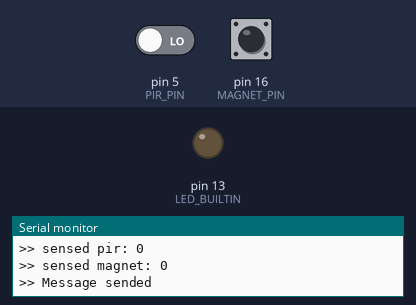
Bench run of a sketch on a simulated Arduino Uno, built with avr-gcc and run on an emulated ATmega328P. Parts: output pins drawn as LEDs (lit = HIGH), the last lines printed to the serial monitor. Dashed ring = blinking. The inputs (shaded band) are chosen by the test bench; at power-on: pin 16 (MAGNET_PIN) LOW, pin 5 (PIR_PIN) LOW. No radio packets arrive unless stated.

Above: at 2.4 s.
2.5 s: pin 16 (MAGNET_PIN) driven HIGH
At 3.3 s:
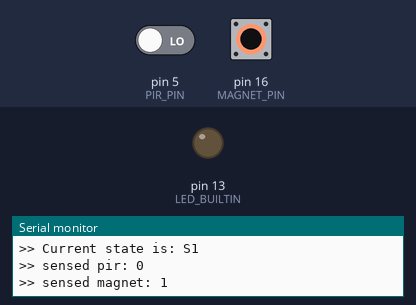
4.2 s: pin 5 (PIR_PIN) driven HIGH
At 6.8 s:
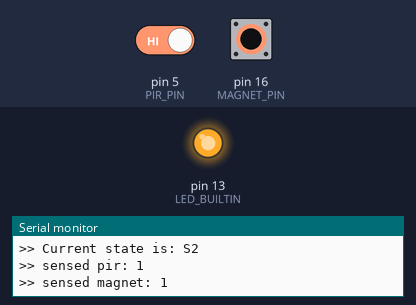
7.2 s: pin 5 (PIR_PIN) driven LOW and pin 16 (MAGNET_PIN) driven LOW
At 8.7 s:
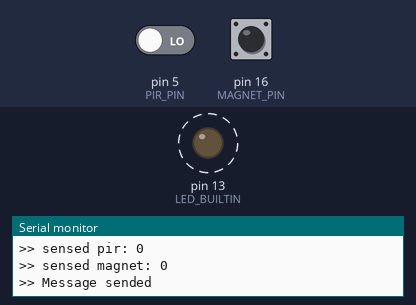
10.2 s: pin 16 (MAGNET_PIN) pulsed HIGH 5 times (0.12 s each, 0.3 s apart)
Timing chart, 0 to 15.7 s (numbered marks = the images above; inputs shaded):
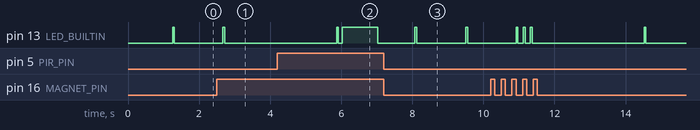

The sketch:

NRF_radio_channel_transmitter.ino
```cpp
#include <SPI.h>
#include <nRF24L01.h>
#include <RF24.h>

//Declaremos los pines CE y el CSN
#define CSN_PIN 4 // D2 used for the nrf24 control (chip select)
#define CE_PIN 0 // D3 (chip enable)

#define CSN_PIN 4 // D2 used for the nrf24 control (chip select)
#define CE_PIN 0 // D3 (chip enable)
#define MAGNET_PIN 16 //D0 on the nodemcu
#define PIR_PIN 5 //D1 on the nodemcu
//#define SOFT_RESET_PIN 16 //D1 on the nodemcu

//creamos el objeto radio (NRF24L01)
RF24 radio(CE_PIN, CSN_PIN);

//consts and important vars
//consts:
const uint8_t message_on[] = "on";
const uint8_t message_off[] = "off";
const unsigned long interval_milis = 6000; // interval at which the sistem will turn off the energy
//vars:
int state = 4;
int pir_state = 0; // save the pir status
int magnet_state = 0; // save the magnet status
unsigned long current_millis = 0;
unsigned long previous_millis = 0;

uint32_t CLIENT_ADDRESS = 504;
uint32_t SERVER_ADDRESS = 1000000 - CLIENT_ADDRESS; // 255 is the broadcast address


// The states are defined as:
// s0 = off
// s1 = on, pending closed door
// s2 = on, checking pir state (and timer)
// s3 = on
// s4 = on/off IDLE


void setup()
{
  //inicializamos el puerto serie
  Serial.begin(9600);

  //manual configuration of the used pins
  pinMode(MAGNET_PIN, INPUT);
  pinMode(PIR_PIN, INPUT);
  digitalWrite(PIR_PIN, LOW);
  pinMode(LED_BUILTIN, OUTPUT);
  digitalWrite(LED_BUILTIN, LOW);

  Serial.println(">> Configurtion finished");
  char string_address[12];         //the ASCII of the integer will be stored in this char array
  ultoa(SERVER_ADDRESS, string_address, 10); //(integer, yourBuffer, base)
  Serial.print(">> Address: ");
  Serial.println(string_address);

  //inicializamos el NRF24L01
  radio.begin();
  //radio.setDataRate( RF24_250KBPS );
  radio.setPALevel(RF24_PA_MAX);
  radio.setRetries(10,10); // delay, count
  //Abrimos un canal de escritura
  radio.openWritingPipe(SERVER_ADDRESS);
  //stop the readings
  radio.stopListening();

  //turn on the switch:
  reliable_set_on(true, 20);
  //set_on(true);//send once

}

void loop()
{

  // blink twice and start the sending
  digitalWrite(LED_BUILTIN, LOW);
  delay(50);
  digitalWrite(LED_BUILTIN, HIGH);
  delay(50);
  digitalWrite(LED_BUILTIN, LOW);
  delay(100);


  // measure and print the state of the sensors
  pir_state = digitalRead(PIR_PIN);
  magnet_state = digitalRead(MAGNET_PIN);
  Serial.print(">> sensed pir: ");
  Serial.println(pir_state);
  Serial.print(">> sensed magnet: ");
  Serial.println(magnet_state);

  switch (state) {
    case 0:
      reliable_set_on(false, 20);
      //set_on(false); //just send once
      state = 4; // go to iddle
      Serial.println(">> Going to sleep mode and leaving the switch OFF");
      //ESP.deepSleep(0, WAKE_RF_DEFAULT); // the argument time is in us (0 means forever)
      break;
    case 1:
      // waiting for a closed door
      if(magnet_state == HIGH){
        delay(3000);//this delay os for the pir time
        //if after the wait the magnet is still on high change state
        if(magnet_state == HIGH){
          state = 2;
          previous_millis = millis();
        }
      }
      break;
    case 2:
      // waiting for movement or 15 seconds without it
      current_millis = millis();
      if(pir_state == HIGH){
        // movement has been detected

        //blink for one second
        digitalWrite(LED_BUILTIN, HIGH);
        delay(1000);
        digitalWrite(LED_BUILTIN, LOW);
        delay(1000);
        state = 3;
      }else if (current_millis - previous_millis>= interval_milis) {
        // the time has passed while on this state

        //blink for two second
        digitalWrite(LED_BUILTIN, HIGH);
        delay(2000);
        digitalWrite(LED_BUILTIN, LOW);
        delay(2000);
        state = 0;

      // or the door was opened again:
      }else if (magnet_state  == LOW){
        reliable_set_on(true, 4);
        state = 1;
      }
      else{
        Serial.print(">> Waiting time or movement. current time: ");
        Serial.println(current_millis - previous_millis);
      }
      break;
    case 3:
      reliable_set_on(true, 20);
      //set_on(true); //just send once
      Serial.println(">> Going to sleep mode and leaving the switch ON");
      state = 4; // go to iddle
      //ESP.deepSleep(1e6, WAKE_RF_DEFAULT); // the argument time is in us (0 means forever)
      //ESP.deepSleep(0, WAKE_RF_DEFAULT); // the argument time is in us (0 means forever)
      break;
    case 4:
      // if the door is opened
      if (magnet_state  == LOW){
        reliable_set_on(true, 20);
        //set_on(true); //just send once
        state = 1;
      }
      Serial.println(">> waiting an opened door... ");
      break;
    default:
      Serial.println("-- State not recognized");
      break;
  }

  Serial.print(">> Current state is: S");
  Serial.println(state);
  //delay(1000);
}


bool set_on(bool set_on){

  // set up internal important variables
  bool message_sended = false;

  if (set_on) {
    message_sended = radio.write(message_on, sizeof(message_on));
  } else{
    message_sended = radio.write(message_off, sizeof(message_off));
  }

  if (message_sended){
    Serial.println(">> Message sended");
  }else{
    Serial.println(">> Error sending message");
  }
  // Send a message to manager_server
  delay(1200);
  return message_sended;
}

bool reliable_set_on(bool to_on, int num_retries){

  for (int i = 0; i < num_retries; i++){

    //failed to deliver, reconfigure driver
    if (!set_on(to_on)){
      Serial.println(">> Reconfiguring driver");
      //inicializamos el NRF24L01
      radio.begin();
      //radio.setDataRate( RF24_250KBPS );
      radio.setPALevel(RF24_PA_MAX);
      radio.setRetries(10,10); // delay, count
      //Abrimos un canal de escritura
      radio.openWritingPipe(SERVER_ADDRESS);
      //stop the readings
      radio.stopListening();
    }else{
      i = num_retries;
    }
  }
  Serial.println(">> Retries exeeded");
}
```

Measured:
- after the input at 2.5 s, pin 13 (LED_BUILTIN): goes on until 2.7 s, then stays LOW
- after the input at 7.2 s, pin 13 (LED_BUILTIN): goes on until 9.6 s, then stays LOW
